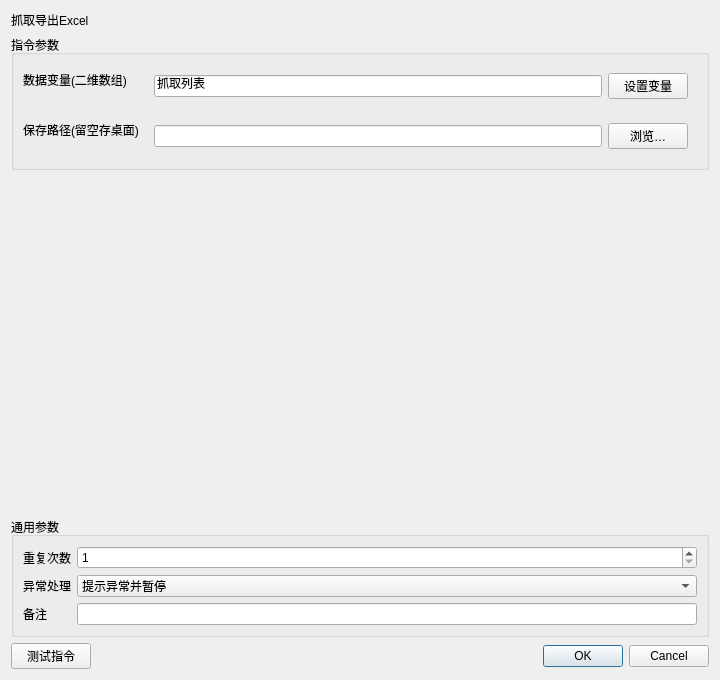
<?xml version="1.0" encoding="UTF-8"?><ui version="4.0"><class>InstructionEditor</class><widget class="QDialog" name="InstructionEditor"><property name="geometry"><rect><x>0</x><y>0</y><width>720</width><height>680</height></rect></property><layout class="QVBoxLayout" name="rootLayout"><item><widget class="QLabel" name="titleLabel"><property name="text"><string>抓取导出Excel</string></property></widget></item><item><widget class="QGroupBox" name="parameterGroupBox"><property name="title"><string>指令参数</string></property><layout class="QFormLayout" name="parameterFormLayout"><item row="0" column="0"><widget class="QLabel" name="label_0"><property name="text"><string>数据变量(二维数组)</string></property></widget></item><item row="0" column="1"><widget class="QWidget" name="container_0"><layout class="QHBoxLayout" name="fieldLayout_0"><item><widget class="QLineEdit" name="parameter_0"><property name="text"><string>抓取列表</string></property></widget></item><item><widget class="QPushButton" name="auxiliary_0"><property name="text"><string>设置变量</string></property></widget></item></layout></widget></item><item row="1" column="0"><widget class="QLabel" name="label_1"><property name="text"><string>保存路径(留空存桌面)</string></property></widget></item><item row="1" column="1"><widget class="QWidget" name="container_1"><layout class="QHBoxLayout" name="fieldLayout_1"><item><widget class="QLineEdit" name="parameter_1"><property name="text"><string></string></property></widget></item><item><widget class="QPushButton" name="auxiliary_1"><property name="text"><string>浏览…</string></property></widget></item></layout></widget></item></layout></widget></item><item><spacer name="verticalSpacer"><property name="orientation"><enum>Qt::Vertical</enum></property><property name="sizeHint" stdset="0"><size><width>20</width><height>20</height></size></property></spacer></item>
<item><widget class="QGroupBox" name="commonGroupBox"><property name="title"><string>通用参数</string></property><layout class="QFormLayout" name="commonFormLayout">
<item row="0" column="0"><widget class="QLabel" name="repeatLabel"><property name="text"><string>重复次数</string></property></widget></item><item row="0" column="1"><widget class="QSpinBox" name="repeatSpinBox"><property name="minimum"><number>1</number></property><property name="maximum"><number>999999</number></property><property name="value"><number>1</number></property></widget></item>
<item row="1" column="0"><widget class="QLabel" name="errorPolicyLabel"><property name="text"><string>异常处理</string></property></widget></item><item row="1" column="1"><widget class="QComboBox" name="errorPolicyComboBox"><item><property name="text"><string>自动跳过</string></property></item><item><property name="text"><string>提示异常并暂停</string></property></item><item><property name="text"><string>提示异常并停止</string></property></item><property name="currentIndex"><number>1</number></property></widget></item>
<item row="2" column="0"><widget class="QLabel" name="noteLabel"><property name="text"><string>备注</string></property></widget></item><item row="2" column="1"><widget class="QLineEdit" name="noteEdit"/></item>
</layout></widget></item>
<item><layout class="QHBoxLayout" name="footerLayout"><item><widget class="QPushButton" name="testButton"><property name="text"><string>测试指令</string></property></widget></item><item><spacer name="footerSpacer"><property name="orientation"><enum>Qt::Horizontal</enum></property><property name="sizeHint" stdset="0"><size><width>40</width><height>20</height></size></property></spacer></item><item><widget class="QDialogButtonBox" name="buttonBox"><property name="standardButtons"><set>QDialogButtonBox::Cancel|QDialogButtonBox::Ok</set></property></widget></item></layout></item>
</layout></widget><resources/><connections/></ui>
